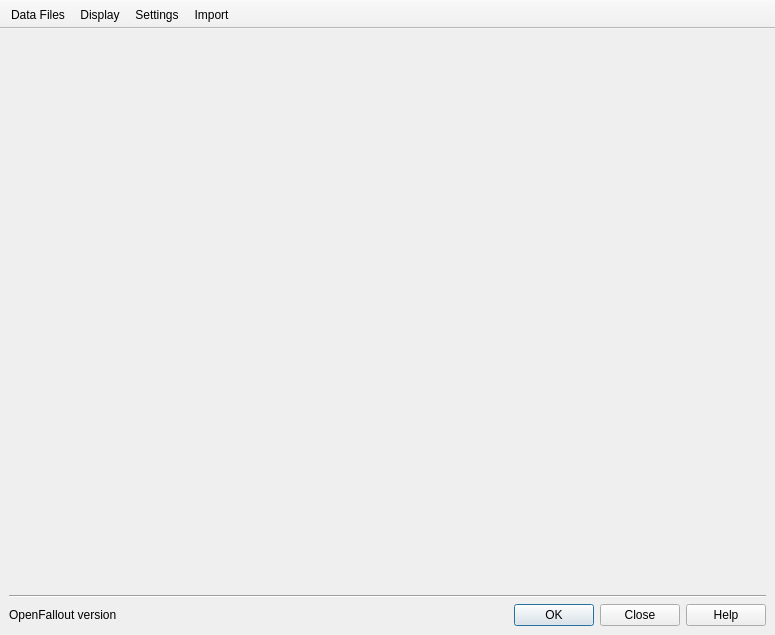
<?xml version="1.0" encoding="UTF-8"?>
<ui version="4.0">
 <class>MainWindow</class>
 <widget class="QMainWindow" name="MainWindow">
  <property name="geometry">
   <rect>
    <x>0</x>
    <y>0</y>
    <width>775</width>
    <height>635</height>
   </rect>
  </property>
  <property name="minimumSize">
   <size>
    <width>775</width>
    <height>635</height>
   </size>
  </property>
  <property name="windowTitle">
   <string>OpenFallout Launcher</string>
  </property>
  <property name="windowIcon">
   <iconset resource="../../../files/launcher/launcher.qrc">
    <normaloff>:/images/openmw.png</normaloff>:/images/openmw.png</iconset>
  </property>
  <widget class="QWidget" name="centralwidget">
   <layout class="QVBoxLayout" name="verticalLayout_2">
    <item>
     <widget class="QStackedWidget" name="pagesWidget"/>
    </item>
    <item>
     <widget class="Line" name="line">
      <property name="orientation">
       <enum>Qt::Horizontal</enum>
      </property>
     </widget>
    </item>
    <item>
     <layout class="QHBoxLayout" name="horizontalLayout">
      <item>
       <widget class="QLabel" name="versionLabel">
        <property name="text">
         <string>OpenFallout version</string>
        </property>
       </widget>
      </item>
      <item>
       <spacer name="horizontalSpacer">
        <property name="orientation">
         <enum>Qt::Horizontal</enum>
        </property>
        <property name="sizeHint" stdset="0">
         <size>
          <width>40</width>
          <height>20</height>
         </size>
        </property>
       </spacer>
      </item>
      <item alignment="Qt::AlignRight">
       <widget class="QDialogButtonBox" name="buttonBox">
        <property name="standardButtons">
         <set>QDialogButtonBox::Close|QDialogButtonBox::Help|QDialogButtonBox::Ok</set>
        </property>
       </widget>
      </item>
     </layout>
    </item>
   </layout>
  </widget>
  <widget class="QToolBar" name="toolBar">
   <property name="windowTitle">
    <string>toolBar</string>
   </property>
   <property name="layoutDirection">
    <enum>Qt::LeftToRight</enum>
   </property>
   <property name="movable">
    <bool>false</bool>
   </property>
   <property name="iconSize">
    <size>
     <width>48</width>
     <height>48</height>
    </size>
   </property>
   <property name="toolButtonStyle">
    <enum>Qt::ToolButtonTextUnderIcon</enum>
   </property>
   <property name="floatable">
    <bool>false</bool>
   </property>
   <attribute name="toolBarArea">
    <enum>TopToolBarArea</enum>
   </attribute>
   <attribute name="toolBarBreak">
    <bool>false</bool>
   </attribute>
   <addaction name="dataAction"/>
   <addaction name="graphicsAction"/>
   <addaction name="settingsAction"/>
   <addaction name="importAction"/>
  </widget>
  <action name="dataAction">
   <property name="checkable">
    <bool>true</bool>
   </property>
   <property name="icon">
    <iconset resource="../../../files/launcher/launcher.qrc">
     <normaloff>:/images/openmw-plugin.png</normaloff>:/images/openmw-plugin.png</iconset>
   </property>
   <property name="text">
    <string>Data Files</string>
   </property>
   <property name="toolTip">
    <string>Allows to setup data files and directories</string>
   </property>
   <property name="statusTip">
    <string/>
   </property>
   <property name="whatsThis">
    <string/>
   </property>
  </action>
  <action name="graphicsAction">
   <property name="checkable">
    <bool>true</bool>
   </property>
   <property name="icon">
    <iconset resource="../../../files/launcher/launcher.qrc">
     <normaloff>:/images/preferences-video.png</normaloff>:/images/preferences-video.png</iconset>
   </property>
   <property name="text">
    <string>Display</string>
   </property>
   <property name="toolTip">
    <string>Allows to change display settings</string>
   </property>
  </action>
  <action name="settingsAction">
   <property name="checkable">
    <bool>true</bool>
   </property>
   <property name="icon">
    <iconset resource="../../../files/launcher/launcher.qrc">
     <normaloff>:/images/preferences.png</normaloff>:/images/preferences.png</iconset>
   </property>
   <property name="text">
    <string>Settings</string>
   </property>
   <property name="toolTip">
    <string>Allows to tweak engine settings</string>
   </property>
  </action>
  <action name="importAction">
   <property name="checkable">
    <bool>true</bool>
   </property>
   <property name="icon">
    <iconset resource="../../../files/launcher/launcher.qrc">
     <normaloff>:/images/preferences-advanced.png</normaloff>:/images/preferences-advanced.png</iconset>
   </property>
   <property name="text">
    <string>Import</string>
   </property>
   <property name="toolTip">
    <string>Allows to import data from original engine</string>
   </property>
  </action>
 </widget>
 <resources>
  <include location="../../../files/launcher/launcher.qrc"/>
 </resources>
 <connections/>
</ui>
